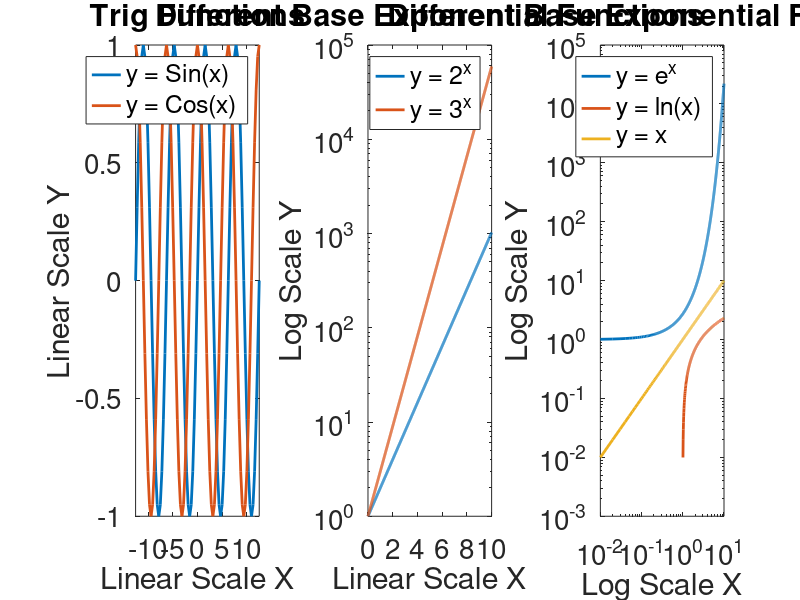
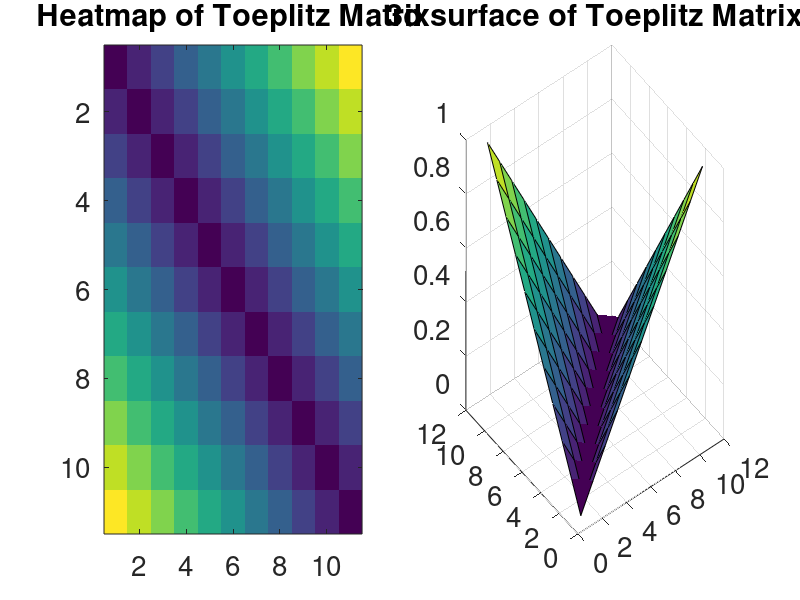

Source code (MATLAB) for these figures, in order:
% An Example of Plots for MATLab

% When running scripts, unless you know you want to have a variable or
% figure from a previous script or command, it is generally best to clear
% everything.

close all;
clear all; 

tic % Reset the internal time counter

x1 = (-4*pi:0.1*pi:4*pi)'; % If we don't transpose this line, we will run into issues on the plot
y1 = sin(x1);
y2 = cos(x1);

x2 = linspace(0,10,1001)';
y3 = 2.^x2;
y4 = 3.^x2;
y5 = exp(x2);
y6 = log(x2);

A = toeplitz(linspace(0,1,11));

h1 = figure(); % Create a figure with the label h1
subplot(1,3,1); % Partition h1 into a 1x3 subplot structure and select the first subplot
plot(x1,[y1,y2],'LineWidth',2); % Plot both y1 and y2 vs x1
set(gca,'FontSize',20); % Set all default font sizes to 20 in this plot. (Put this AFTER the plot command!)
title('Trig Functions'); % Add a title (Put this AFTER the plot command!)
axis([-4*pi,4*pi,-1,1]);
xlabel('Linear Scale X');
ylabel('Linear Scale Y');
legend('y = Sin(x)','y = Cos(x)');
subplot(1,3,2);
semilogy(x2,[y3,y4],'LineWidth',2);
set(gca,'FontSize',20);
title('Different Base Exponential Functions');
legend('y = 2^{x}','y = 3^{x}');
xlabel('Linear Scale X');
ylabel('Log Scale Y');
subplot(1,3,3);
loglog(x2,[y5,y6,x2],'LineWidth',2);
set(gca,'FontSize',20);
title('Different Base Exponential Functions');
legend('y = e^{x}','y = ln(x)','y = x');
xlabel('Log Scale X');
ylabel('Log Scale Y');

h2 = figure();
subplot(1,2,1);
imagesc(A);
set(gca,'FontSize',20);
title('Heatmap of Toeplitz Matrix');
subplot(1,2,2);
surf(1:11,1:11,A);
set(gca,'FontSize',20);
title('3d surface of Toeplitz Matrix');

toc % Output the amount of time since the last tic